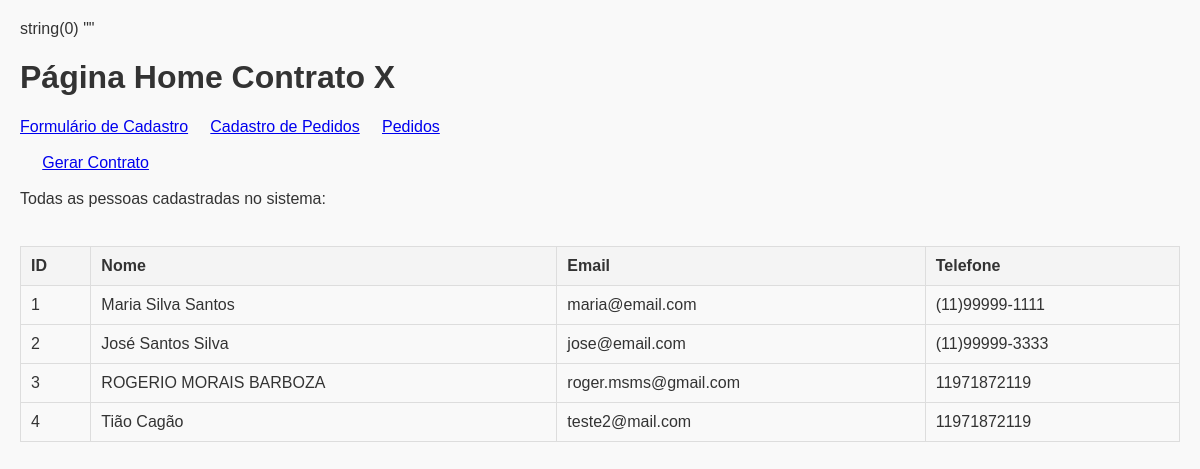
Before: / with the older database file.
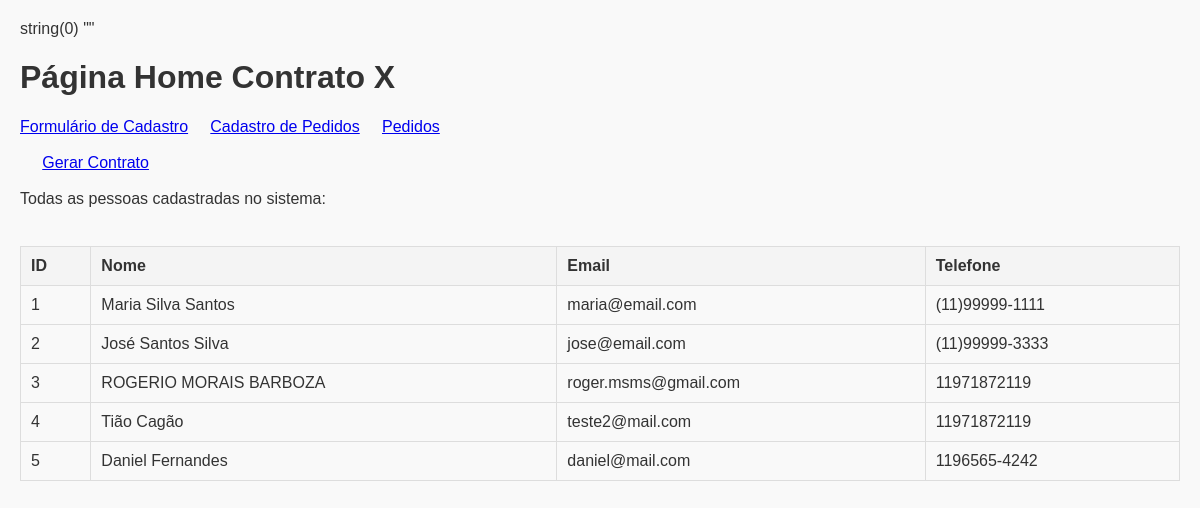
After: the same page with the newer database file.
### tables this page shows
CREATE TABLE IF NOT EXISTS `cadastros` (
  `timestamp` timestamp NULL DEFAULT CURRENT_TIMESTAMP,
  `_id_empresa` int NOT NULL,
  `_id_cadastro` int NOT NULL AUTO_INCREMENT,
  `tipo_cadastro` enum('cliente','colaborador','fornecedor','parceiro','outros') NOT NULL,
  `nome_completo` varchar(100) NOT NULL,
  `rg` varchar(20) NOT NULL,
  `cpf` varchar(14) NOT NULL,
  `data_nasc` date NOT NULL,
  `naturalidade` varchar(50) NOT NULL,
  `profissao` varchar(50) NOT NULL,
  `cep` varchar(9) NOT NULL,
  `rua` varchar(100) NOT NULL,
  `numero` varchar(10) NOT NULL,
  `complemento` varchar(50) DEFAULT NULL,
  `bairro` varchar(50) NOT NULL,
  `cidade` varchar(50) NOT NULL,
  `estado` char(2) NOT NULL,
  `telefone` varchar(15) NOT NULL,
  `email` varchar(100) NOT NULL,
  `redes_sociais` varchar(200) DEFAULT NULL,
  `contato_recados` varchar(100) NOT NULL,
  `telefone_recados` varchar(15) NOT NULL,
  `email_recados` varchar(100) NOT NULL,
  `origem` varchar(100) DEFAULT NULL,
  PRIMARY KEY (`_id_cadastro`),
  UNIQUE KEY `cpf` (`cpf`),
  UNIQUE KEY `rg` (`rg`),
  KEY `_id_empresa` (`_id_empresa`)
);

### app/model/model_cadastro/listar_cadastros/listar_cadastros.php (called while the page is built, shortened)
<?php
class ListarCadastros extends DbConn {
    public function buscarCadastros() {
        try {
            $conn = $this->connect();
            $query = "SELECT * FROM cadastros ORDER BY timestamp ASC";
            $stmt = $conn->prepare($query);
            $stmt->execute();
            return $stmt->fetchAll(PDO::FETCH_ASSOC);
        } catch (PDOException $e) {
            error_log("Erro ao buscar cadastros: " . $e->getMessage());
            return false;
        }
    }
}

### app/controller/ctrl_cadastro/ctrl_cadastro.php (called while the page is built, shortened)
<?php
require_once('../app/model/model_cadastro/listar_cadastros/listar_cadastros.php');
class CtrlCadastro {
    private $listarCadastros;
    public function __construct() {
        $this->listarCadastros = new ListarCadastros();
    }
    public function exibirCadastros() {
        $cadastros = $this->listarCadastros->buscarCadastros();
        return $cadastros;
    }
}

### app/view/view_cadastro/lista_cadastro.php (the view, shortened to what this page needs)
<?php
require_once('../app/controller/ctrl_cadastro/ctrl_cadastro.php');
$lista_cadastro = new CtrlCadastro();
?>
<!DOCTYPE html>
<html lang="pt-br">
<head>
    <link rel="stylesheet" href="public/assets/css/lista_cadastro.css">
</head>
<body>
<?php
$cadastros = $lista_cadastro->exibirCadastros();
try {
    if ($cadastros) {
        echo "<table border='1'>";
        echo "<thead>";
        echo "<tr>";
        echo "<th>ID</th>";
        echo "<th>Nome</th>";
        echo "<th>Email</th>";
        echo "<th>Telefone</th>";
        echo "</tr>";
        echo "</thead>";
        echo "<tbody>";
        foreach ($cadastros as $cadastro) {
            echo "<tr>";
            echo "<td>" . htmlspecialchars($cadastro['_id_cadastro']) . "</td>";
            echo "<td>" . htmlspecialchars($cadastro['nome_completo']) . "</td>";
            echo "<td>" . htmlspecialchars($cadastro['email']) . "</td>";
            echo "<td>" . htmlspecialchars($cadastro['telefone']) . "</td>";
            echo "</tr>";
        }
        echo "</tbody>";
        echo "</table>";
    } else {
        echo "<p>Nenhum cadastro encontrado.</p>";
    }
    } catch (Exception $e) {
        echo "<p>Erro ao exibir cadastros: " . htmlspecialchars($e->getMessage()) . "</p>";
    }
?>
</body>
</html>

### public/index.php (shortened to what this page needs)
<?php
var_dump($_GET['url'] ?? '');
$url = isset($_GET['url']) && !empty($_GET['url']) ? $_GET['url'] : 'home';
$url = trim($url, '/');
switch ($url) {
    case 'home':
        require_once '../public/paginas/home.php';
        break;
}

### public/paginas/home.php (shortened to what this page needs)
<!DOCTYPE html>
<html lang="pt-br">
<head>
</head>
<body>
    <div class="container">
        <h1>Página Home Contrato X</h1>
            <a href="cadastrar">Formulário de Cadastro</a>&nbsp;&nbsp;&nbsp;&nbsp;
            <a href="cadastrar-pedido">Cadastro de Pedidos</a>&nbsp;&nbsp;&nbsp;&nbsp;
            <a href="pedidos">Pedidos</a><br><br>
            <a href="gerar-contrato">Gerar Contrato</a><br><br>
        <?php
        echo "Todas as pessoas cadastradas no sistema:<br><br>";
        include_once '../app/view/view_cadastro/lista_cadastro.php'
        ?>
    </div>
</body>
</html>

### public/assets/css/lista_cadastro.css (style rules this page uses)
body { font-family: Arial, sans-serif; margin: 20px; background-color: #f9f9f9; color: #333; }
table { width: 100%; border-collapse: collapse; margin-top: 20px; }
th, td { padding: 10px; text-align: left; border: 1px solid #ddd; }
th { background-color: #f4f4f4; }
tr:nth-child(even) { background-color: #f9f9f9; }

Changed rows visible on the page:
added cadastros: _id_cadastro "5", nome_completo "Daniel Fernandes", email "daniel@mail.com", telefone "1196565-4242"
